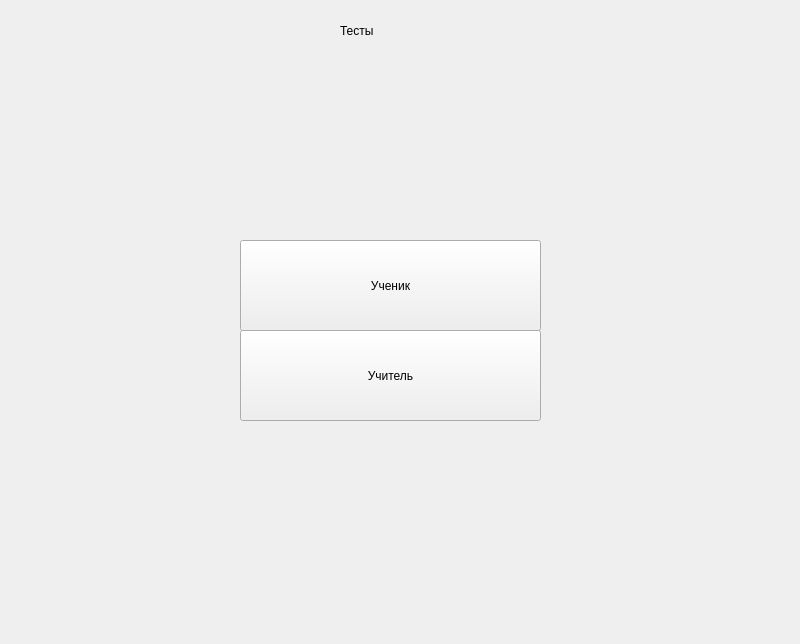
<?xml version="1.0" encoding="UTF-8"?>
<ui version="4.0">
 <class>MainWindow</class>
 <widget class="QMainWindow" name="MainWindow">
  <property name="geometry">
   <rect>
    <x>0</x>
    <y>0</y>
    <width>800</width>
    <height>644</height>
   </rect>
  </property>
  <property name="windowTitle">
   <string>MainWindow</string>
  </property>
  <widget class="QWidget" name="centralwidget">
   <widget class="QLabel" name="tests">
    <property name="geometry">
     <rect>
      <x>340</x>
      <y>10</y>
      <width>96</width>
      <height>41</height>
     </rect>
    </property>
    <property name="mouseTracking">
     <bool>true</bool>
    </property>
    <property name="styleSheet">
     <string notr="true">font: 28pt &quot;Times New Roman&quot;;</string>
    </property>
    <property name="text">
     <string>Тесты</string>
    </property>
   </widget>
   <widget class="QPushButton" name="student">
    <property name="geometry">
     <rect>
      <x>240</x>
      <y>240</y>
      <width>301</width>
      <height>91</height>
     </rect>
    </property>
    <property name="text">
     <string>Ученик</string>
    </property>
   </widget>
   <widget class="QPushButton" name="teacher">
    <property name="geometry">
     <rect>
      <x>240</x>
      <y>330</y>
      <width>301</width>
      <height>91</height>
     </rect>
    </property>
    <property name="text">
     <string>Учитель</string>
    </property>
   </widget>
  </widget>
 </widget>
 <resources/>
 <connections/>
</ui>
